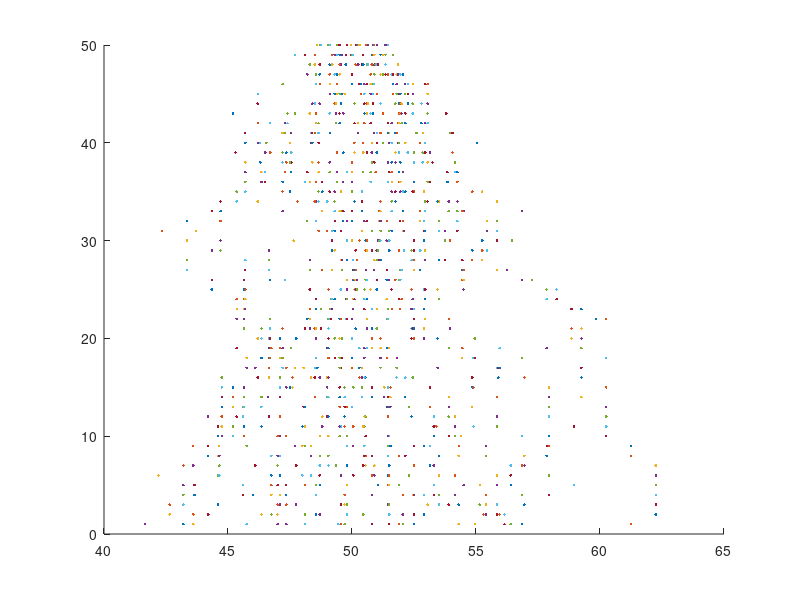

MATLAB code for this plot:
figure(1), hold on
for i=49.5:0.05:50.5
    r = i;
    for j=50:-1:1
        r = r+floor(3*rand-1),
        plot(r,j,'.')
    end
    pause(1)
end


